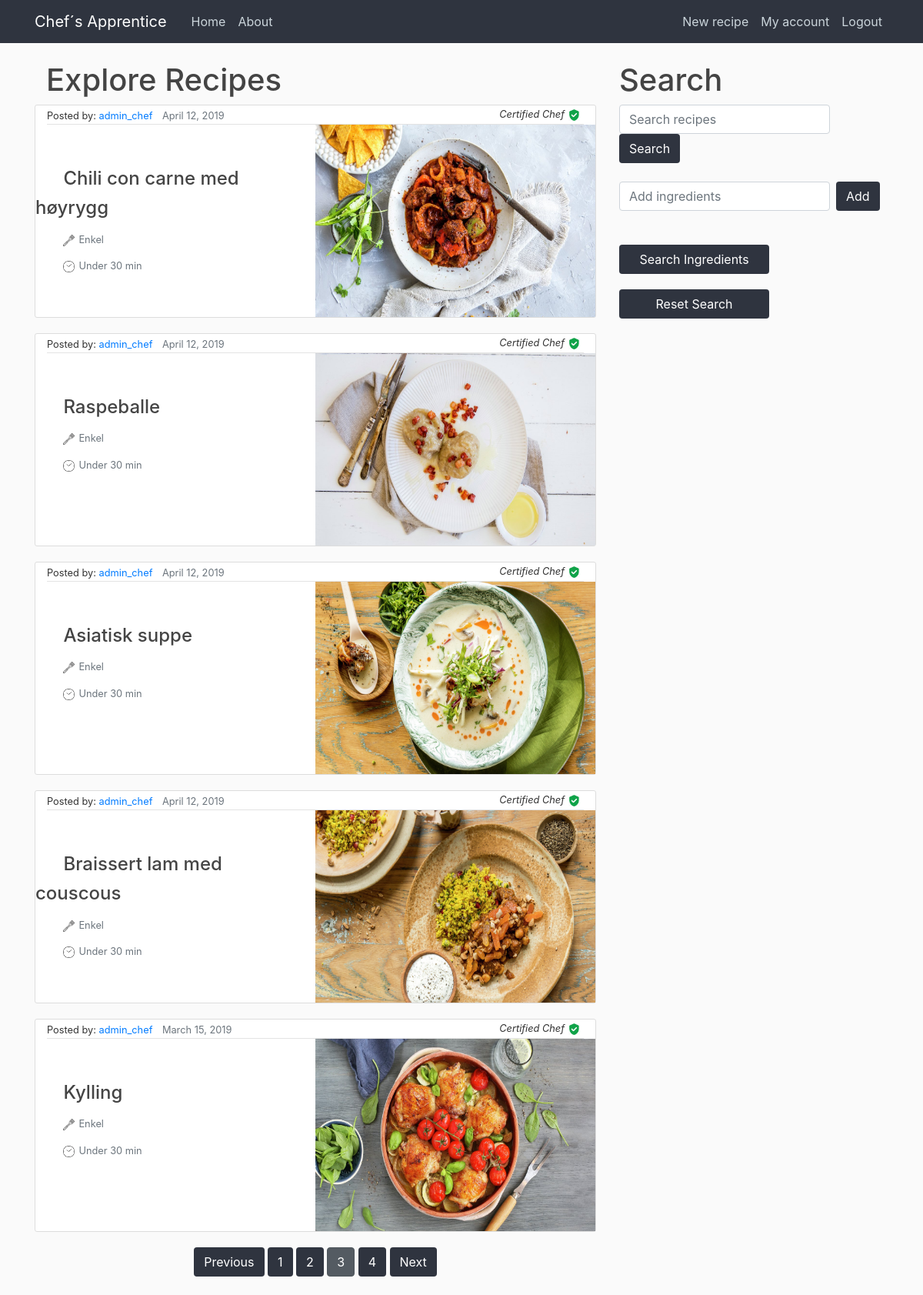
/?page=3 (signed in), run on the app's committed database.
### chefs_apprentice/models.py (models this page shows, shortened)
class Recipe(models.Model):
    title = models.CharField(max_length=100)  # tenkt samme som tilhørende post
    ingredients = models.ManyToManyField(ChosenIngredient, blank=True, related_name='+')  # liste av ingrediensobjekter
    description = models.TextField()  # tenkt sammen med content i post
    date_posted = models.DateTimeField(
        default=timezone.now)  # DateTimeField(auto_now=True) ville satt datoen til akkurat nå
    author = models.ForeignKey(User,
                               on_delete=models.CASCADE)  # on_delete=models.CASCADE sier at hvis brukeren blir slettet vil postene også bli slettet
    image = models.ImageField(default='default.jpg', upload_to='food_pics')
    visible = models.BooleanField(default=True)
    NIVA = (
        ('E', 'Enkel'),
        ('M', 'Middels'),
        ('V', 'Vanskelig'),
    )
    TID = (
        ('L', 'Under 30 min'),
        ('M', 'Ca. 30-60 min'),
        ('S', 'Over 1 time'),
    )
    tid = models.CharField(default='L', max_length=1, choices=TID)
    niva = models.CharField(default='E', max_length=1, choices=NIVA)

### chefs_apprentice/views.py (the view, shortened to what this page needs)
# urls.py: path('', views.home, name='chef-home'),
@login_required
def home(request):
    queryset = Recipe.objects.all().order_by("-date_posted") # sorterer visning av oppskrifter på hjemmesiden slik at de nyeste kommer øverst.
    recipe = queryset[0]
    start_list = []
    for a in queryset:
        if a.author.is_staff:
            start_list.append(a)
    for b in queryset:
        if b.author.is_staff == False:
            start_list.append(b)
    query = request.GET.get("q")
    if query:
        queryset = queryset.filter(
            Q(title__icontains=query) # hvis en oppskriftstittel inneholder søkeordet - legg til oi queryset
        )
    query_i = request.GET.get("q_i")
    if request.GET.get("search_ingredient"):
        queryset = getRecipies(queryset, curr_i.current_ingredients)
    if not request.GET.get("search_ingredient") and not query:
        queryset = start_list
    if request.GET.get("reset"):
        curr_i.current_ingredients = set([])
    paginator = Paginator(queryset, 5) # Vis 5 oppskrifter per side
    page = request.GET.get('page')
    queryset = paginator.get_page(page)
    context = {
        'recipies': queryset,
        'current_ingredients': curr_i.current_ingredients
    }
    return render(request, 'chefs_apprentice/home.html', context)

### chefs_apprentice/templates/chefs_apprentice/home.html
{% extends "chefs_apprentice/base.html" %}
{% block content%}
<div class="container">
  <div class="row">
    <div class="col">
        <h1>Explore Recipes</h1>
    </div>
    </div>
</div>
  {% for recipe in recipies %}
    {% if recipe.visible %}
      <article class="media recipe-section">
        <div class="container">
          <div class="article-metadata">
            <small>Posted by: <a class="mr-2" href="#">{{ recipe.author }}</a></small>
            <small class="text-muted">{{ recipe.date_posted|date:"F d, Y" }}</small>
            <small class="certification">{% if recipe.author.is_staff %}<i>Certified Chef</i><img class="verified" id="certified" src="static/chefs_apprentice/verified.png" alt="#">{% endif %}</small>
          </div>
          <div class="row">
            <div class="col-sm pt-5">
                <h2><a class="article-title" href="{%url 'view_recipe' recipetitle=recipe.title pk=recipe.pk%}">{{ recipe.title }}</a></h2>
                <small class="article-content text-muted"><img class="verified" src="static/chefs_apprentice/spatula.png" alt="#">{{ recipe.get_niva_display }}</small>
                <small class="article-content text-muted"><img class="verified" src="static/chefs_apprentice/time.png" alt="#">{{ recipe.get_tid_display }}</small>
            </div>
            <div class="col-sm">
              <img class="food_image" src="{{ recipe.image.url }}" alt="#">
            </div>
          </div>
        </div>
      </article>
    {% endif %}
  {% endfor  %}
  <div class="pagination">
    <span class="step-links">
        {% if recipies.has_previous %}
            <a class="btn btn-rounded-info mb-4" href="?page={{ recipies.previous_page_number }}&q={{ request.GET.q }}">Previous</a>
        {% endif %}
        {% for num in recipies.paginator.page_range %}
          {% if recipies.number == num %}
            <a class="btn btn-secondary active mb-4" href="?page={{ num }}&q={{ request.GET.q }}">{{ num }}</a>
          {% elif num > recipies.number|add:'-3' and num < recipies.number|add:'3' %}
            <a class="btn btn-rounded-info mb-4" href="?page={{ num }}">{{ num }}</a>
          {% endif %}
        {% endfor %}
        {% if recipies.has_next %}
            <a class="btn btn-rounded-info mb-4" href="?page={{ recipies.next_page_number }}&q={{ request.GET.q }}">Next</a>
        {% endif %}
    </span>
</div>
{% endblock content %}

### chefs_apprentice/static/chefs_apprentice/main.css (style rules this page uses)
body { background: #fafafa; color: #333333; margin-top: 5rem; }
h1, h2, h3, h4, h5, h6 { color: #444444; }
.recipe-section { background: #ffffff; padding: 0; border: 1px solid #dddddd; border-radius: 3px; margin-bottom: 20px; }
.article-title { color: #444444; font-size: 1.5rem; justify-content: center; margin-left: 10%; margin-right: 10px; text-align: justify; }
.col-sm { margin: 0; padding: 0; }
.article-content { white-space: pre-line; display: block; justify-content: center; margin: 15px 10%; margin-left: 10%; }
.article-metadata { padding-bottom: 0; margin-bottom: 0; border-bottom: 1px solid #e3e3e3 }
.btn { background-color: #2F343F; color: white; }
.food_image { height: 250px; width: 100%; float: right; padding: 0; margin: 0; }
.certification { float: right; margin-top: 2px; }
#certified { margin-left: 5px; }
.verified { height: 15px; width: 15px; margin-right: 5px; }
.step-links { margin: auto; }

### data on the page
Recipe: author "admin_chef", date_posted "April 12, 2019", visible True (drawn), title "Chili con carne med høyrygg", niva "Enkel", tid "Under 30 min", image (picture)
Recipe: author "admin_chef", date_posted "April 12, 2019", visible True (drawn), title "Raspeballe", niva "Enkel", tid "Under 30 min", image (picture)
Recipe: author "admin_chef", date_posted "April 12, 2019", visible True (drawn), title "Asiatisk suppe", niva "Enkel", tid "Under 30 min", image (picture)
Recipe: author "admin_chef", date_posted "April 12, 2019", visible True (drawn), title "Braissert lam med couscous", niva "Enkel", tid "Under 30 min", image (picture)
Recipe: author "admin_chef", date_posted "March 15, 2019", visible True (drawn), title "Kylling", niva "Enkel", tid "Under 30 min", image (picture)

### other printed values
{{ num }} "1" "2" "4"
{{ num }} "3"
